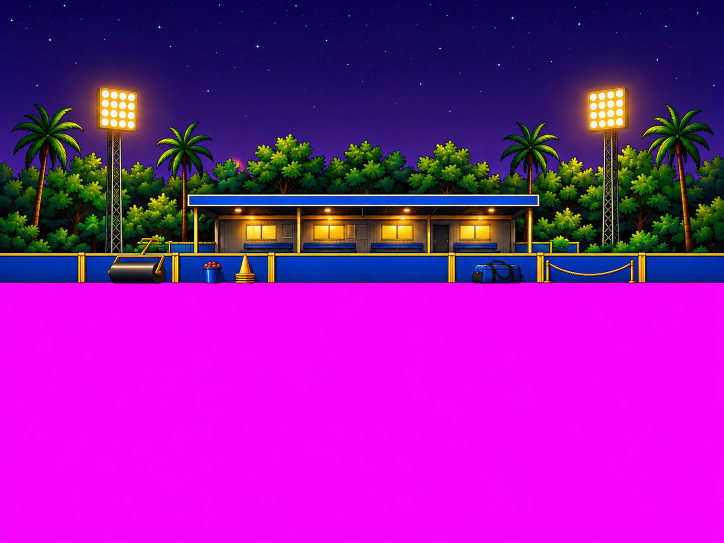
#> input picture tools/ground/nets1-scene.png, 1448 x 1086 px, found by its file name (shown at 1/2 size)
$ python build_nets.py
#> lines starting #> are read from the running program, lines starting #| are printed output that depends on the picture; after the words box and inside, x2 and y2 are one past the last pixel; in counts of white or black regions, pixels touching at a corner belong together
### tools/build_own_paint.py
#!/usr/bin/env python3
"""Your own club's ground at a level (1, 2 or 3), from its painted stand (tools/ground/own<level>-stand.png), for the three match cameras.

usage: python3 tools/build_own_paint.py [level ...]      (all three levels when none is named)

SOURCE: one picture per level: a night stand with its floodlights, trees and side stands, painted in one royal blue (seats, roof band, boards) and one golden
yellow (steps, rails, trim); below the stand's foot (row FOOT) flat magenta, which the game replaces.
OUT, per camera (bat, bowl, keeper) in img/ground/own<level>/ (the files js/ownground.js paints in the club's colours):
  view-<v>.webp       the ground: the stand with its blue and yellow turned into a grey ramp (so the club's colour multiplied on gives the
                      club's colour at the painted brightness), the sky carried up and the mown grass laid below the stand in this camera's perspective
  view-<v>-tint.webp  R the main colour's weight, G the trim's
  view-<v>-uv.webp    where the club's plate (crest and name) goes: on the big video screens, black elsewhere
and the cameras' entries for own<level> in js/groundart.js (the picture's focal length, its horizon row ...).
Needs numpy and Pillow.
"""
import json
import numpy as np
from PIL import Image

GREY = 0.7                         # ownground.js: the grey a club-coloured surface is rendered in
CY, BOARD_R = 10.0, 63.8
TOP_PAD = 420                      # more sky above the picture (a tall phone shows more of it)
# the levels: the picture's first magenta row (the foot of the stand's boards), the boards' height in picture pixels, the main stand's width
# in the picture and in metres (a small club ground, a bigger one, the big finished one), the top of the roof's blue band, and how the lit
# windows (golden, like the trim) are kept out of the trim colour: 'rows' (the trim starts at a row) or 'blobs' (the wide lit glass bands);
# and where the big video screens are (a box round each dark panel): the club's crest and name are laid on them (ownground.js picture 4)
LEVELS = {
    1: dict(foot=550, board_px=24, stand_px=660, stand_m=23.0, roof_row=421, glass=('rows', 488)),
    2: dict(foot=582, board_px=25, stand_px=788, stand_m=25.0, roof_row=330, glass=('blobs',), screens=[(1360, 250, 1570, 410)]),
    3: dict(foot=582, board_px=25, stand_px=842, stand_m=26.0, roof_row=241, glass=('blobs',), screens=[(170, 225, 325, 360), (1350, 225, 1510, 360)]),
}
# the cameras (scene.js Cam3D): height, which way it looks, the focal length of the phone-sized screen it is built for (the picture's own
# focal length is worked out from the stand's width), and where the horizon sits on the screen
CAMS = {
    'bat':    dict(cy=4.2, cz=-9.5, dir=1,  fcam=1053, hyk=0.30),
    'bowl':   dict(cy=2.6, cz=34,   dir=-1, fcam=1560, hyk=0.36),
    'keeper': dict(cy=4.6, cz=-9,   dir=1,  fcam=663,  hyk=0.28),
}


def hsv(a):
    r, g, b = a[..., 0], a[..., 1], a[..., 2]
    mx, mn = a.max(-1), a.min(-1); d = mx - mn + 1e-6
    hue = np.where(mx == r, ((g - b) / d) % 6, np.where(mx == g, (b - r) / d + 2, (r - g) / d + 4)) * 60
    return hue, d / (mx + 1e-6), mx / 255


def ramp(x, a, b):
    return np.clip((x - a) / (b - a), 0, 1)


# [129 lines left out: functions weights, screens_uv, build, not called in this run]


BG = (28, 24, 57)                  # the top view's night (scene.js drawGround clears to #1b1838; the old pictures were laid on this)
RANGE_M = 64.1                     # the rope's radius (scene.js drawGround: R + 2.1): the picture's grass edge is that far from the pitch centre


# [48 lines left out: functions build_top, main, not called in this run]


# [2 lines that do not run on import are left out]

### tools/build_nets.py
#!/usr/bin/env python3
"""The cricket nets, level 1 (img/ground/nets1/): the practice ground painted beyond the nets (tools/ground/nets1-scene.png) with the net
lane drawn over it in each match camera's perspective: side nets, roof net, end nets, posts and kickboards.

usage: python3 tools/build_nets.py

The painted scene has no nets in it. Here they are drawn, 3D to the picture, so they line up with the pitch, the batter and the ball: the cage runs
from 12 m behind the batter's stumps to 40 m beyond them (the bowler's run-up is inside), 3.8 m wide and 5 m tall. Posts and the roof frame are the
trim colour (golden yellow, recoloured to the club's second colour), the kickboards along the foot of the side nets the main colour (blue).
Outputs: view-<cam>.webp and -tint.webp (no -uv: the nets carry no crest pictures), and the entry 'nets1' in js/groundart.js.
Needs numpy, scipy and Pillow.
"""
import json
import sys
import numpy as np
from PIL import Image, ImageDraw
from scipy import ndimage as ndi
sys.path.insert(0, 'tools')
from build_own_paint import hsv, ramp, GREY, TOP_PAD, CY

SRC, OUT = 'tools/ground/nets1-scene.png', 'img/ground/nets1/'
FOOT = 567                 # the first magenta row: the foot of the fence
BOARD_PX, BOARD_M, BOARD_R = 60, 1.0, 40.0      # the fence: its height in the picture and in metres, and how far from the pitch centre it stands
ROOF_ROW = 392             # the top of the hut roof's blue band
Z0, Z1, HALF, TALL, CELL, POST_EVERY = -12.0, 40.0, 1.9, 5.0, 0.6, 6.0
SS = 2                     # the nets are drawn at twice the size and brought down, for smooth lines
CAMS = {
    'bat':    dict(cx=0.25, cy=4.2, cz=-9.5, dir=1,  fcam=1053, hyk=0.30),
    'bowl':   dict(cx=0.2,  cy=2.6, cz=34,   dir=-1, fcam=1560, hyk=0.36),
    'keeper': dict(cx=0.55, cy=4.6, cz=-9,   dir=1,  fcam=663,  hyk=0.28),
}


def weights(rgb):
    """the painted blue and yellow, soft; the lit hut windows and the floodlight lamps are golden too, and stay as painted"""
    hue, sat, v = hsv(rgb)
    H, W = hue.shape; rows = np.arange(H)[:, None] * np.ones((1, W))
    blue = ramp(hue, 198, 212) * (1 - ramp(hue, 240, 247)) * ramp(sat, 0.35, 0.6) * ramp(v, 0.12, 0.3) * ramp(rows, ROOF_ROW - 4, ROOF_ROW + 2)
    yel = ramp(hue, 34, 44) * (1 - ramp(hue, 60, 68)) * ramp(sat, 0.55, 0.8) * ramp(v, 0.5, 0.7) * ramp(rows, 300, 306)   # (nothing above the hut: the lamps)
    lab, n = ndi.label(ndi.binary_closing(yel > 0.5, structure=np.ones((3, 5))), structure=np.ones((3, 3)))
    glass = np.zeros(yel.shape, bool)
    for i, bx in enumerate(ndi.find_objects(lab), 1):
        h, w = bx[0].stop - bx[0].start, bx[1].stop - bx[1].start
        if w >= 40 and h >= 18 and w / h >= 1.3:
            glass |= lab == i
    yel = ndi.gaussian_filter(yel * ~ndi.binary_dilation(glass, iterations=2), 0.6)
    return blue, yel


def net_layers(c, fpic, above, W, H):
    """the nets for one camera, as four pictures (each H x W): the thin dark mesh (alpha), the kickboards (blue mask), the posts' dark outline,
    the posts and the roof frame (yellow mask)"""
    mesh = Image.new('L', (W * SS, H * SS), 0); kick = Image.new('L', (W * SS, H * SS), 0)
    pout = Image.new('L', (W * SS, H * SS), 0); post = Image.new('L', (W * SS, H * SS), 0); veil = Image.new('L', (W * SS, H * SS), 0)
    dm, dk, do, dp, dv = ImageDraw.Draw(mesh), ImageDraw.Draw(kick), ImageDraw.Draw(pout), ImageDraw.Draw(post), ImageDraw.Draw(veil)
    dr, cx, cy, cz = c['dir'], c['cx'], c['cy'], c['cz']
    depth = lambda z: (z - cz) * dr
    def P(x, y, z):
        k = fpic / depth(z)
        return ((W / 2 + dr * (x - cx) * k) * SS, (above + (cy - y) * k) * SS, k)
    near = 0.7                                                    # nothing nearer than this to the camera is drawn
    zs, ze = (max(Z0, cz + near), Z1) if dr > 0 else (Z0, min(Z1, cz - near))
    far_z = Z1 if dr > 0 else Z0                                  # the end net in front of the camera (the one behind it is not seen)
    def line_z(d, x, y, za, zb, w):                               # a line along the lane at (x, y), from za to zb
        a, b = P(x, y, za), P(x, y, zb); d.line([a[:2], b[:2]], fill=255, width=w)
    mw = lambda z: int(np.clip(0.014 * fpic / depth(z), 2.6, 5.0) * SS)   # (the mesh's line width at depth)
    # a faint veil over the net faces (the netting itself): the side nets, the roof and the end net
    for sx in (-HALF, HALF):
        q = [P(sx, 0, zs), P(sx, TALL, zs), P(sx, TALL, ze), P(sx, 0, ze)]; dv.polygon([p[:2] for p in q], fill=255)
    q = [P(-HALF, TALL, zs), P(HALF, TALL, zs), P(HALF, TALL, ze), P(-HALF, TALL, ze)]; dv.polygon([p[:2] for p in q], fill=255)
    q = [P(-HALF, 0, far_z), P(HALF, 0, far_z), P(HALF, TALL, far_z), P(-HALF, TALL, far_z)]; dv.polygon([p[:2] for p in q], fill=255)
    # the mesh: side nets and roof lines along the lane, the cross lines across it
    for j in range(1, int(TALL / CELL) + 1):
        for sx in (-HALF, HALF):
            line_z(dm, sx, j * CELL, zs, ze, mw((zs + ze) / 2))
    for i in range(0, int(2 * HALF / CELL) + 1):
        line_z(dm, -HALF + i * CELL, TALL, zs, ze, mw((zs + ze) / 2))
    zz = zs
    while zz <= ze:
        w = mw(zz)
        for sx in (-HALF, HALF):
            a, b = P(sx, 0, zz), P(sx, TALL, zz); dm.line([a[:2], b[:2]], fill=255, width=w)
        a, b = P(-HALF, TALL, zz), P(HALF, TALL, zz); dm.line([a[:2], b[:2]], fill=255, width=w)
        zz += CELL
    # the end net
    w = mw(far_z)
    for i in range(0, int(2 * HALF / CELL) + 1):
        a, b = P(-HALF + i * CELL, 0, far_z), P(-HALF + i * CELL, TALL, far_z); dm.line([a[:2], b[:2]], fill=255, width=w)
    for j in range(0, int(TALL / CELL) + 1):
        a, b = P(-HALF, j * CELL, far_z), P(HALF, j * CELL, far_z); dm.line([a[:2], b[:2]], fill=255, width=w)
    # the kickboards: a blue band along the foot of each side net
    for sx in (-HALF, HALF):
        a0, a1, b1, b0 = P(sx, 0, zs), P(sx, 0.45, zs), P(sx, 0.45, ze), P(sx, 0, ze)
        dk.polygon([a0[:2], a1[:2], b1[:2], b0[:2]], fill=255)
    # the posts (and the roof frame across the lane at each), far to near so that the near ones cover the far
    zp = [Z0 + i * POST_EVERY for i in range(int((Z1 - Z0) / POST_EVERY) + 1)]
    for z in sorted([z for z in zp if depth(z) >= near], key=lambda z: -depth(z)):
        k = fpic / depth(z); pw = max(0.07 * k * SS, 2.0 * SS)
        for sx in (-HALF, HALF):
            x, yb, _ = P(sx, 0, z); _, yt, _ = P(sx, TALL, z)
            for dd, ww in ((do, pw + 3 * SS), (dp, pw)):
                dd.rectangle([x - ww / 2, yt - (ww - pw) / 2, x + ww / 2, yb + (ww - pw) / 2], fill=255)
        a, b = P(-HALF, TALL, z), P(HALF, TALL, z)
        do.line([a[:2], b[:2]], fill=255, width=int(max(0.045 * k * SS, 1.5 * SS) + 2 * SS))   # (the roof frame: dark steel, not the club's trim)
    return [np.array(im.reduce(SS)).astype(np.float32) / 255 for im in (mesh, kick, pout, post, veil)]


def main():
    src = np.array(Image.open(SRC).convert('RGB')).astype(np.float32)[:FOOT]
    W = src.shape[1]
    blue, yel = weights(src)
#> in weights, `lab, n = ndi.label(ndi.binary_closing(yel > 0.5, structure=np.ones((3,..`: n = 223
#> the loop in weights, `for i, bx in enumerate(ndi.find_objects(lab), 1):` made 223 passes
#> (h, w) on passes 1 to 3: (8, 6), (20, 19), (3, 3)
#> after the loop in weights, `for i, bx in enumerate(ndi.find_objects(lab), 1):`:
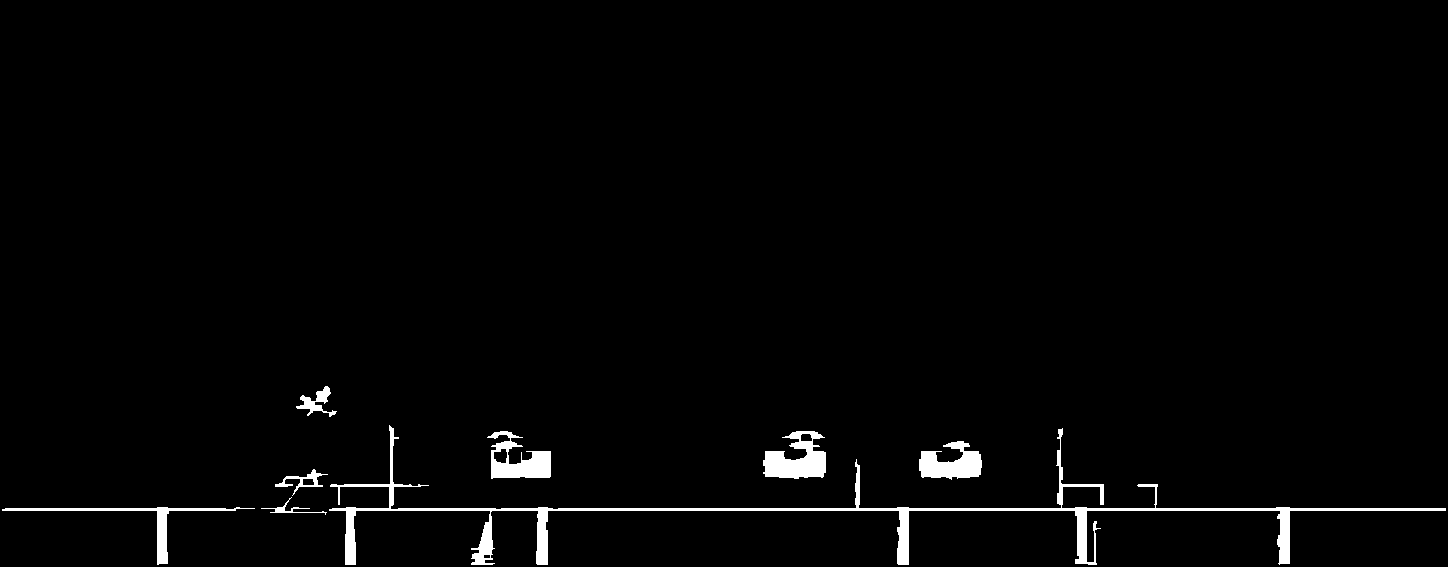
#> glass: shape (567, 1448) bool; 1.9% white; 8 white regions, largest, box (x1, y1, x2, y2) and area: (329, 425, 1446, 565) 8299, (763, 431, 826, 479) 1843, (487, 431, 551, 479) 1565
    hue, sat, v = hsv(src)
    vb = float(np.median(v[blue > 0.9])); vy = float(np.median(v[yel > 0.9]))
#> after `vb = float(np.median(v[blue > 0.9]))`: vb = 0.663
#> after `vy = float(np.median(v[yel > 0.9]))`: vy = 0.976
    print('painted blue value', round(vb, 3), 'yellow', round(vy, 3), 'weights', int((blue > 0.5).sum()), int((yel > 0.5).sum()))
#| painted blue value 0.663 yellow 0.976 weights 76879 5341
    w = np.clip(blue + yel, 0, 1)[..., None]
    gb = np.clip(GREY * 255 * v / vb, 0, 255); gy = np.clip(GREY * 255 * v / vy, 0, 255)
    base = src * (1 - w) + (np.where(blue > yel, gb, gy)[..., None] * np.ones(3)) * w
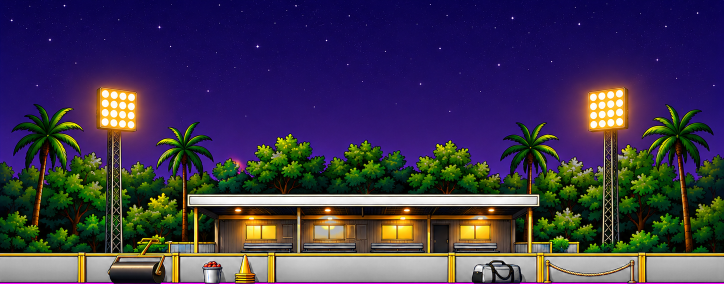
#> base: shape (567, 1448, 3) float64 (shown at 1/2 size); mean R, G, B 61.9, 53.9, 78.1
    rng = np.random.default_rng(11)
    top_row = src[:6].mean(0)
#> top_row = 1448 rows, first 8: [8, 2.17, 78.5], [8.33, 1.67, 81.5], [9.33, 2, 80.83], [8.33, 1.67, 78.5], [8.5, 1.83, 79.17], [7.5, 1.67, 77.33], [7.5, 2, 77.5], [7, 1.67, 75.83]
    pad = np.stack([top_row * (0.62 + 0.38 * y / TOP_PAD) for y in range(TOP_PAD)])
    star = rng.random((TOP_PAD, W)) < 0.0016
    pad[star] = np.clip(pad[star] + rng.uniform(120, 230, (star.sum(), 1)), 0, 255)
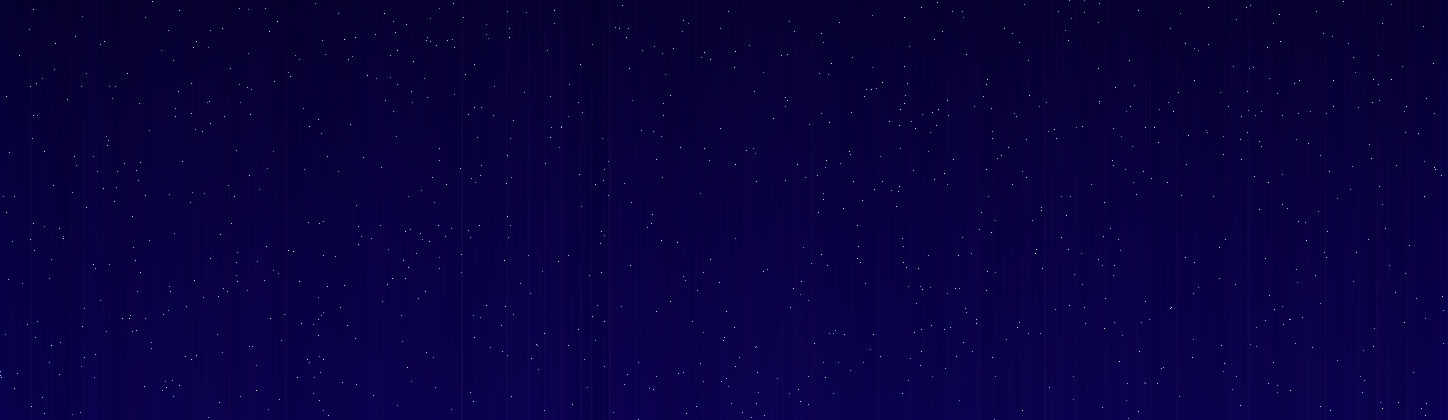
#> pad: shape (420, 1448, 3) float32; mean of channels 0, 1, 2 8.7, 2.4, 63.8; drawn as R, G, B
    rgb_all = np.concatenate([pad, base], 0)
    tint_all = np.concatenate([np.zeros((TOP_PAD, W, 3), np.float32), np.stack([blue * 255, yel * 255, np.zeros_like(blue)], -1)], 0)
    foot = FOOT + TOP_PAD
    GREYV = GREY * 255
    meta_views = {}
    for name, c in CAMS.items():
        D = (CY + BOARD_R) - c['cz'] if c['dir'] > 0 else c['cz'] - (CY - BOARD_R)
        fpic = BOARD_PX * D / BOARD_M
        above = foot - c['cy'] * fpic / D
        rows = int(np.ceil(960 * (1 - c['hyk']) * fpic / c['fcam'])) + 50
        H = foot + rows
        img = np.zeros((H, W, 3), np.float32); img[:foot] = rgb_all
        ys = np.arange(foot, H)
        d = c['cy'] * fpic / np.maximum(ys - above, 1)
        z = c['cz'] + c['dir'] * d
        band = (np.floor(z / 5).astype(int) % 2)[:, None]
        a, b = np.array([36, 112, 36], np.float32), np.array([31, 101, 31], np.float32)
        g = np.where(band[..., None] == 1, a, b) * np.ones((1, W, 1))
        fog = np.exp(-(ys - foot) / 60.0)[:, None, None]
        g = g * (1 - 0.35 * fog) + np.array([14, 28, 48]) * 0.35 * fog
        g += rng.normal(0, 2.2, g.shape)
        img[foot:] = g
        tint = np.zeros((H, W, 3), np.float32); tint[:foot] = tint_all
        mesh, kick, pout, post, veil = net_layers(c, fpic, above, W, H)
        # the layers one over the other: kickboards, the mesh, the posts' outline, the posts
        inkc = np.array([18, 22, 38], np.float32)
        img = img * (1 - 0.16 * veil[..., None]) + np.array([8, 12, 30], np.float32) * 0.16 * veil[..., None]
        img = img * (1 - kick[..., None]) + GREYV * kick[..., None]
        img = img * (1 - 0.8 * mesh[..., None]) + inkc * 0.8 * mesh[..., None]
        img = img * (1 - pout[..., None]) + np.array([10, 10, 20], np.float32) * pout[..., None]
        img = img * (1 - post[..., None]) + GREYV * post[..., None]
        cov_b, cov_y = np.clip(kick - pout, 0, 1), post
        cover = np.maximum(pout, np.maximum(kick, post))
        tint[..., 0] = np.maximum(tint[..., 0] * (1 - cover), kick * 255 * (1 - pout))
        tint[..., 1] = np.maximum(tint[..., 1] * (1 - cover), post * 255)
        Image.fromarray(np.clip(img, 0, 255).astype(np.uint8), 'RGB').save(OUT + f'view-{name}.webp', 'WEBP', quality=88, method=6)
        Image.fromarray(np.clip(tint, 0, 255).astype(np.uint8), 'RGB').save(OUT + f'view-{name}-tint.webp', 'WEBP', lossless=True, method=6)
        roof_row = TOP_PAD + ROOF_ROW; Dr = D + 2
        roof_h = c['cy'] - (roof_row - above) * Dr / fpic
        meta_views[name] = {'f': round(fpic), 'w': W, 'h': H, 'above': round(float(above), 1), 'top': '#%02x%02x%02x' % tuple(int(x) for x in img[0].mean(0)),
                            'bottom': '#%02x%02x%02x' % tuple(int(x) for x in img[-1].mean(0)), 'tile': True,
                            'board': {'r': BOARD_R, 'h': BOARD_M}, 'roof': {'r': BOARD_R + 2, 'h': round(float(roof_h), 1)}}
        print(name, meta_views[name])
#> this loop made 3 passes
#> roof_h on passes 1 to 3: 2.87, 2.93, 2.86
#> (printed output is left out)
#> pass 1, in main, `mesh, kick, pout, post, veil = net_layers(c, fpic, above, W, H)`:
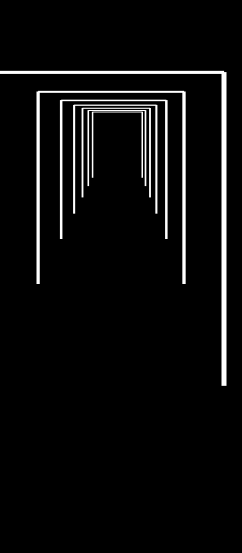
#> pout: shape (3316, 1448) float32 (shown at 1/6 size); min 0, max 1, mean 0.0462
#> after the loop:
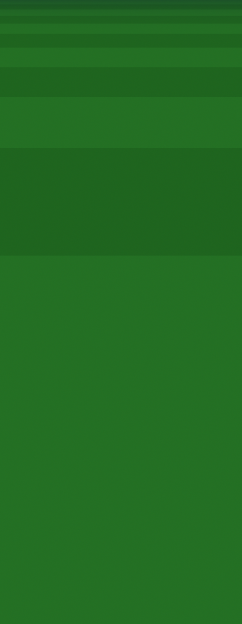
#> g: shape (3741, 1448, 3) float64 (shown at 1/6 size); mean of channels 0, 1, 2 34.6, 108.6, 34.8; drawn as R, G, B
#> after the loop:
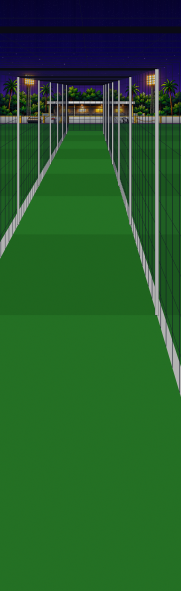
#> img: shape (4728, 1448, 3) float32 (shown at 1/8 size); mean of channels 0, 1, 2 36, 92.2, 42.4; drawn as R, G, B
#> after the loop:
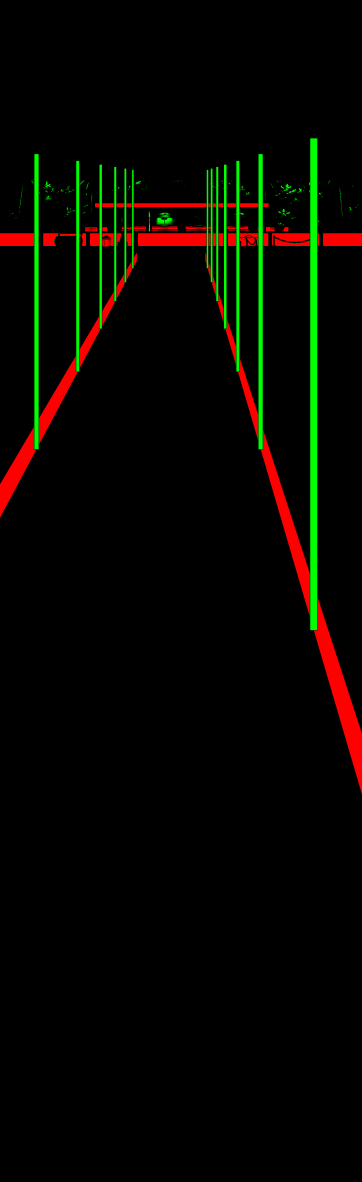
#> tint: shape (4728, 1448, 3) float32 (shown at 1/4 size); mean of channels 0, 1, 2 6.9, 5.7, 0; drawn as R, G, B
#> after the loop, meta_views = 3 items
#> (the run stopped early here; a loop or call above may not have finished)
